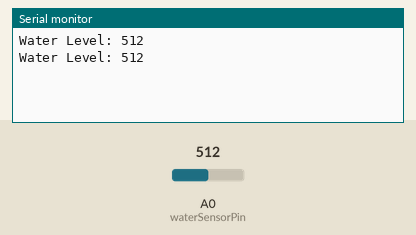
A sketch run on a simulated Arduino Uno, built with avr-gcc and run on an emulated ATmega328P. On the bench: the last lines printed to the serial monitor. The inputs (shaded band) are chosen by the test bench; at power-on: A0 (waterSensorPin) = 512.

Above: at 1.8 s.
1.9 s: A0 (waterSensorPin) set to 716
At 2.8 s:
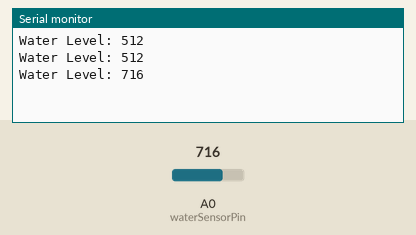
3.4 s: A0 (waterSensorPin) set to 900
At 4.4 s:
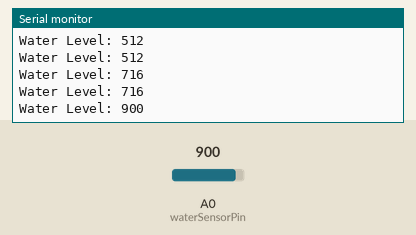
Timing chart, 0 to 6.4 s (numbered marks = the images above; inputs shaded):
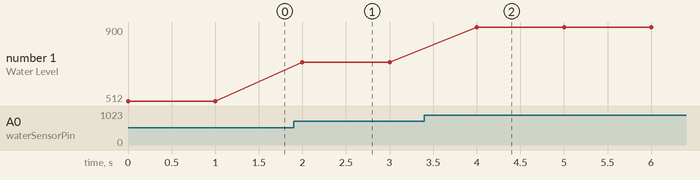

Measured:
- after the input at 1.9 s, the serial monitor: prints a new line after 0.10 s (image 1)
- after the input at 3.4 s, the serial monitor: prints a new line after 0.60 s (image 2)
- plotted number 1: 512 → 716 after the input at 1.9 s, 716 → 900 after the input at 3.4 s

The sketch:

read-water-sensors.ino
```cpp
const int waterSensorPin = A0;

void setup() {
  pinMode(waterSensorPin, INPUT);
}

void loop() {
  Serial.begin(9600);
  Serial.print("Water Level: ");
  int waterLevel = analogRead(waterSensorPin);
  Serial.println(waterLevel);
  delay(1000);
}
```
